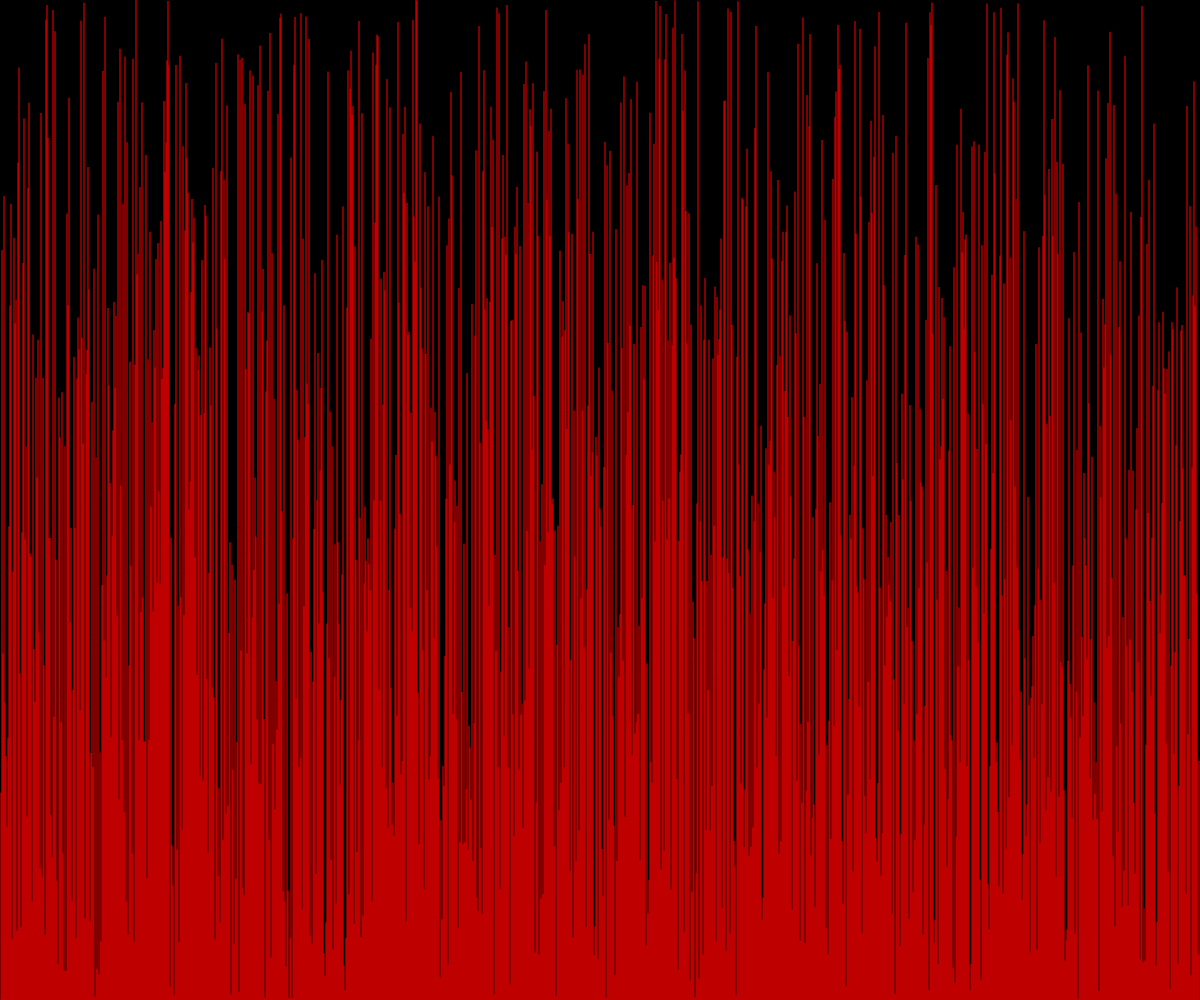
Frame 1 (no input)
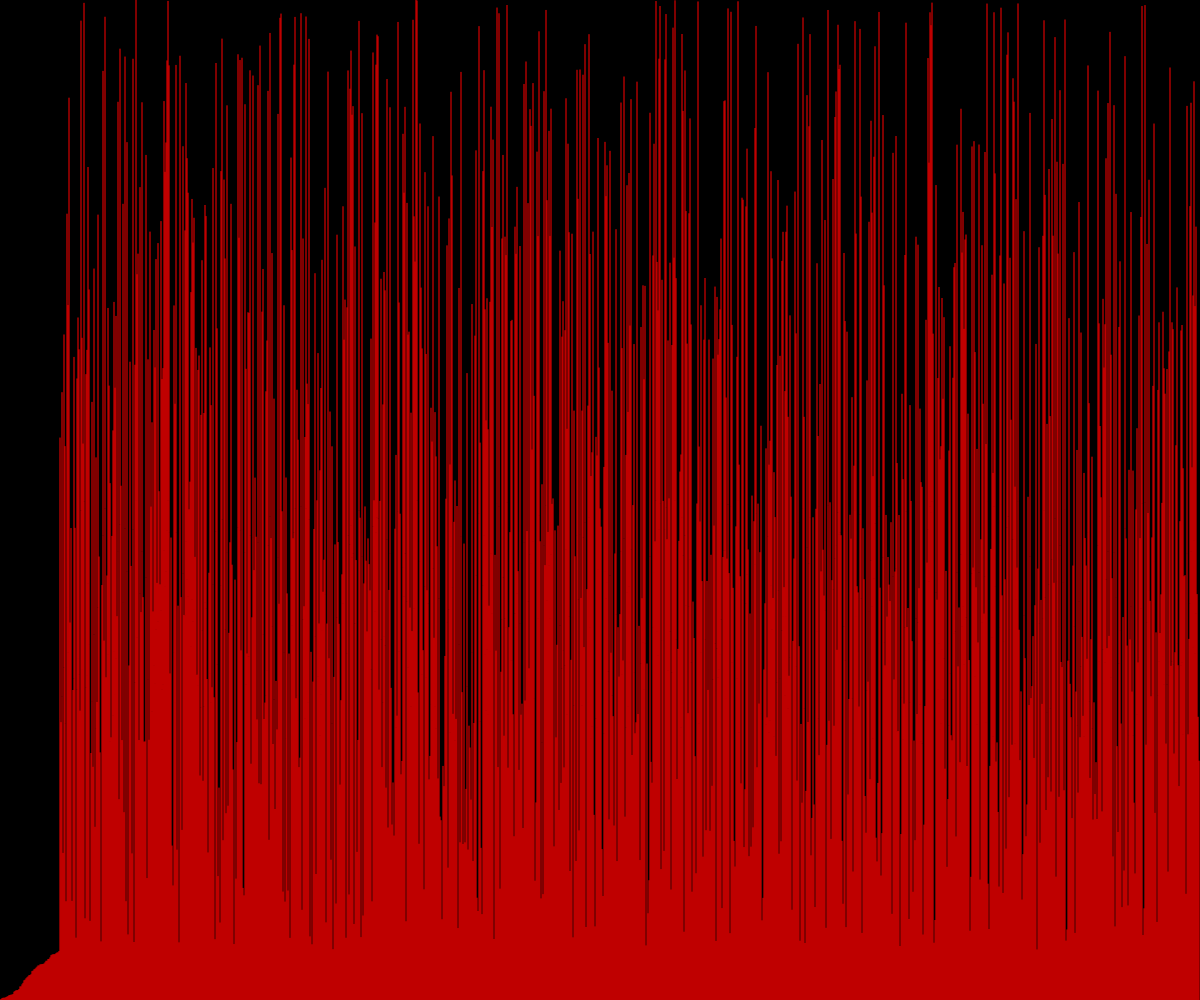
Frame 60 (no input)
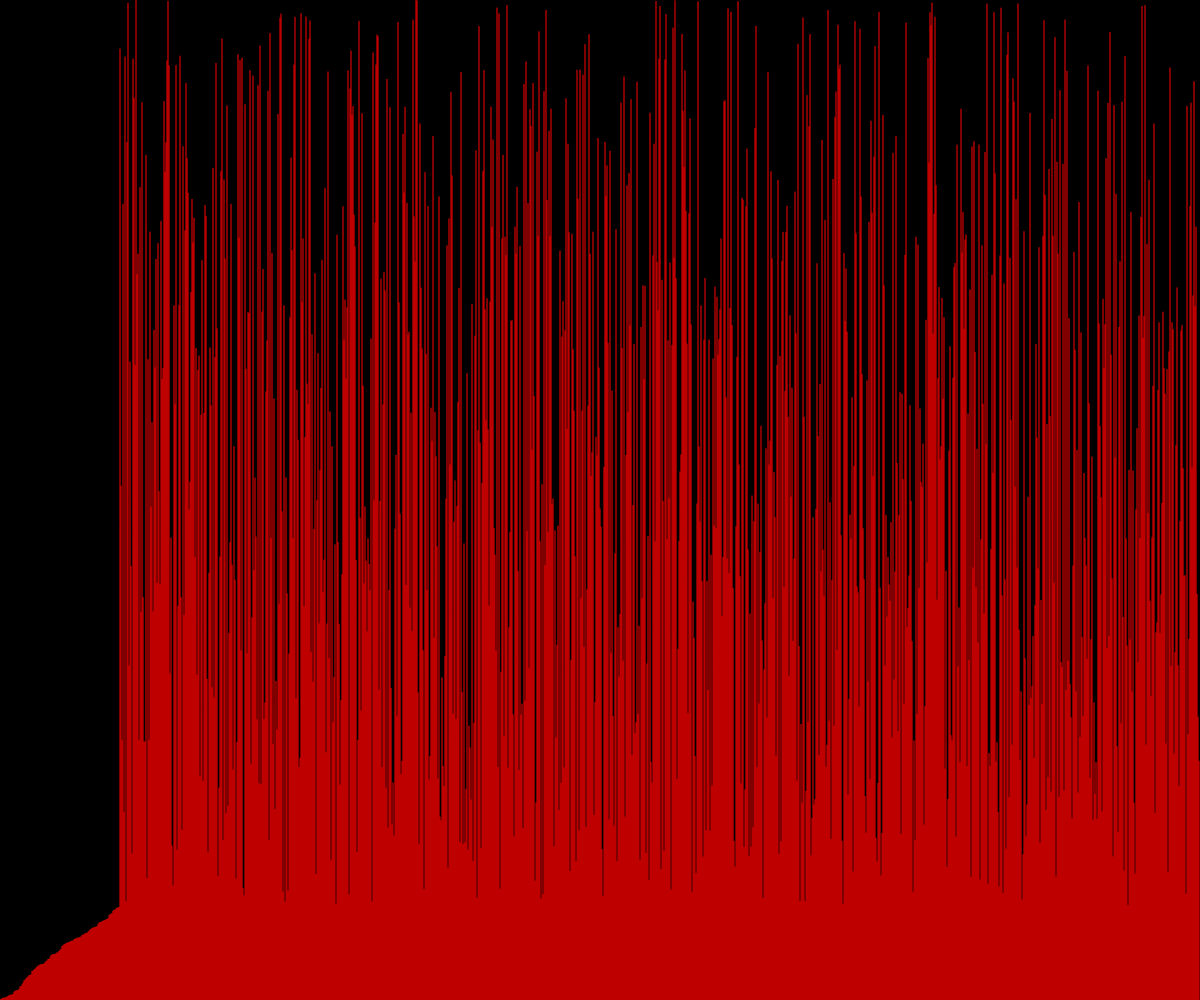
Frame 120 (the mouse pressed at the canvas centre since frame 60)

The p5.js sketch that drew these frames (run headless with seeded random() and noise() and a simulated clock; from frame 60 on, the mouse is pressed at the canvas centre):

// p5.js sketch
// ── sketch.js



let arr = []
let i=0,j=0
function setup(){
  createCanvas(windowWidth,windowHeight)
  
  arr = new Array(width)
  for (let i=0;i<arr.length;i++){
    arr[i] = random(height)
    
  }
}

function draw(){
  
  background(0)
  selection_sort()
  for(let i=0;i<arr.length;i++){
    stroke(255,0,0)
    line(i,height,i,height-arr[i])
  }
 
}

function selection_sort(){
  let min_index
  
  if(i<arr.length){
    min_index = i
    for(j= i + 1;j<arr.length;j++){
      if (arr[j] < arr[min_index]){
        min_index = j
      }
    }
    swap(arr,min_index,i)
    
  }
  else{
    console.log("Selection sort complete")
    noLoop()
  }
  
  i++;
  
}



function swap(arr,a,b){
  
  let temp = arr[a]
  arr[a] = arr[b]
  arr[b] = temp
}
